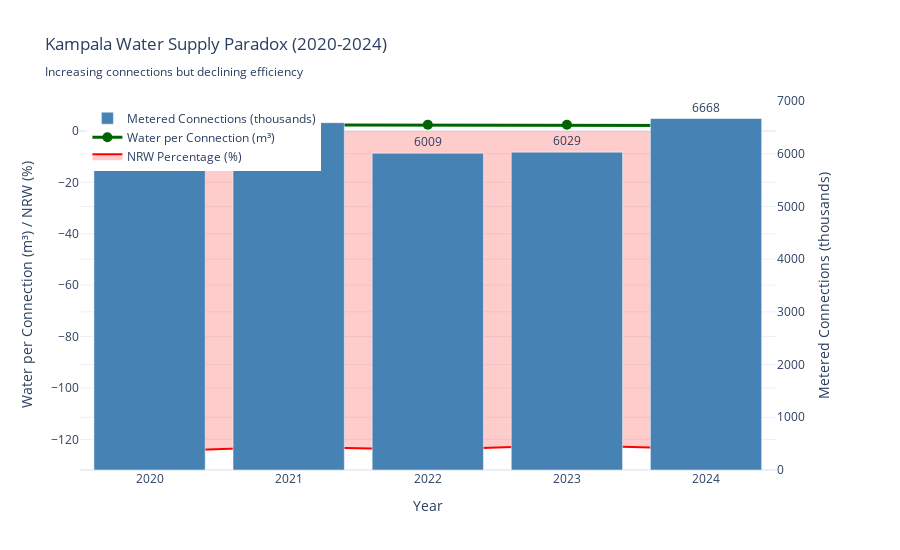

Write notebook code for a chart like this one.
### Code cell
# ============================================================================
# CELL 9: INSIGHT 6 - Metering Coverage Paradox in Kampala
# ============================================================================

print("\n" + "="*80)
print("INSIGHT 6: Metering Coverage Paradox - Kampala")
print("="*80)

# Filter Kampala data and aggregate by year
kampala_annual = df[df['city'] == 'Kampala'].groupby('year').agg({
    'metered': 'sum',
    'w_supplied': 'sum',
    'total_consumption': 'sum',
    'households': 'sum'
}).reset_index()

# Calculate metrics
kampala_annual['water_per_connection'] = (kampala_annual['w_supplied'] / kampala_annual['metered']).round(2)
kampala_annual['nrw_percentage'] = ((kampala_annual['w_supplied'] - kampala_annual['total_consumption']) / kampala_annual['w_supplied'] * 100).round(2)
kampala_annual['metering_coverage'] = (kampala_annual['metered'] / kampala_annual['households'] * 100).round(2)

# Calculate losses
kampala_annual['annual_loss_m3'] = kampala_annual['w_supplied'] - kampala_annual['total_consumption']
kampala_annual['potential_hh_served'] = (kampala_annual['annual_loss_m3'] / 200).round(0)  # Assuming 200m³/hh/year

# Create combination chart
fig = make_subplots(specs=[[{"secondary_y": True}]])

# Metered connections as bars
fig.add_trace(
    go.Bar(
        name='Metered Connections (thousands)',
        x=kampala_annual['year'],
        y=kampala_annual['metered'] / 1000,
        marker_color='steelblue',
        text=(kampala_annual['metered'] / 1000).round(0),
        textposition='outside',
        yaxis='y2'
    ),
    secondary_y=True
)

# Water per connection as line
fig.add_trace(
    go.Scatter(
        name='Water per Connection (m³)',
        x=kampala_annual['year'],
        y=kampala_annual['water_per_connection'],
        mode='lines+markers',
        line=dict(color='darkgreen', width=3),
        marker=dict(size=10)
    ),
    secondary_y=False
)

# NRW as area
fig.add_trace(
    go.Scatter(
        name='NRW Percentage (%)',
        x=kampala_annual['year'],
        y=kampala_annual['nrw_percentage'],
        mode='lines',
        fill='tozeroy',
        line=dict(color='red', width=2),
        fillcolor='rgba(255,0,0,0.2)'
    ),
    secondary_y=False
)

fig.update_xaxes(title_text="Year")
fig.update_yaxes(title_text="Water per Connection (m³) / NRW (%)", secondary_y=False)
fig.update_yaxes(title_text="Metered Connections (thousands)", secondary_y=True)

fig.update_layout(
    title='Kampala Water Supply Paradox (2020-2024)<br><sub>Increasing connections but declining efficiency</sub>',
    height=550,
    template='plotly_white',
    hovermode='x unified',
    legend=dict(x=0.01, y=0.99)
)

fig.show()

# Print summary table
print("\nAnnual Performance Summary:")
print(kampala_annual[['year', 'metered', 'water_per_connection', 'nrw_percentage', 'potential_hh_served']].to_string(index=False))

# Calculate total losses
total_loss = kampala_annual['annual_loss_m3'].sum()
total_potential_hh = kampala_annual['potential_hh_served'].sum()
print(f"\nTotal Water Loss (2020-2024): {total_loss:,.0f} m³")
print(f"Potential Households That Could Be Served: {total_potential_hh:,.0f}")

### Figure 1 — Plotly figure (JSON) as saved in the notebook; plotly's stock layout.template omitted (floating-point values rounded to 4 significant figures)
{"data": [{"marker": {"color": "steelblue"}, "name": "Metered Connections (thousands)", "text": [5886, 6589, 6009, 6029, 6668], "textposition": "outside", "type": "bar", "x": [2020, 2021, 2022, 2023, 2024], "xaxis": "x", "y": [5886.0, 6589.0, 6009.0, 6029.0, 6668.0], "yaxis": "y2"}, {"line": {"color": "darkgreen", "width": 3}, "marker": {"size": 10}, "mode": "lines+markers", "name": "Water per Connection (m³)", "type": "scatter", "x": [2020, 2021, 2022, 2023, 2024], "xaxis": "x", "y": [2.39, 2.31, 2.37, 2.4, 2.08], "yaxis": "y"}, {"fill": "tozeroy", "fillcolor": "rgba(255,0,0,0.2)", "line": {"color": "red", "width": 2}, "mode": "lines", "name": "NRW Percentage (%)", "type": "scatter", "x": [2020, 2021, 2022, 2023, 2024], "xaxis": "x", "y": [-124.7, -122.9, -124.0, -122.3, -123.7], "yaxis": "y"}], "layout": {"height": 550, "hovermode": "x unified", "legend": {"x": 0.01, "y": 0.99}, "title": {"text": "Kampala Water Supply Paradox (2020-2024)<br><sub>Increasing connections but declining efficiency</sub>"}, "xaxis": {"anchor": "y", "domain": [0, 0.94], "title": {"text": "Year"}}, "yaxis": {"anchor": "x", "domain": [0, 1], "title": {"text": "Water per Connection (m³) / NRW (%)"}}, "yaxis2": {"anchor": "x", "overlaying": "y", "side": "right", "title": {"text": "Metered Connections (thousands)"}}}}
